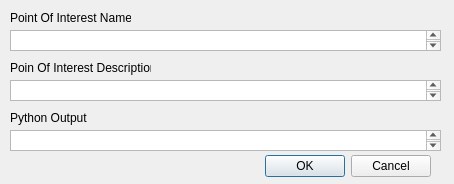
<?xml version="1.0" encoding="UTF-8"?>
<ui version="4.0">
 <class>NewPOI</class>
 <widget class="QDialog" name="NewPOI">
  <property name="geometry">
   <rect>
    <x>0</x>
    <y>0</y>
    <width>454</width>
    <height>184</height>
   </rect>
  </property>
  <property name="windowTitle">
   <string>Dialog</string>
  </property>
  <widget class="QLabel" name="poiTypeLabel">
   <property name="geometry">
    <rect>
     <x>10</x>
     <y>60</y>
     <width>141</width>
     <height>16</height>
    </rect>
   </property>
   <property name="text">
    <string>Poin Of Interest Description</string>
   </property>
  </widget>
  <widget class="QLabel" name="poiOutLabel">
   <property name="geometry">
    <rect>
     <x>10</x>
     <y>110</y>
     <width>81</width>
     <height>16</height>
    </rect>
   </property>
   <property name="text">
    <string>Python Output</string>
   </property>
  </widget>
  <widget class="QTextEdit" name="poiOutEdit">
   <property name="geometry">
    <rect>
     <x>10</x>
     <y>130</y>
     <width>431</width>
     <height>21</height>
    </rect>
   </property>
  </widget>
  <widget class="QDialogButtonBox" name="buttonBox">
   <property name="geometry">
    <rect>
     <x>90</x>
     <y>150</y>
     <width>341</width>
     <height>32</height>
    </rect>
   </property>
   <property name="orientation">
    <enum>Qt::Horizontal</enum>
   </property>
   <property name="standardButtons">
    <set>QDialogButtonBox::Cancel|QDialogButtonBox::Ok</set>
   </property>
  </widget>
  <widget class="QTextEdit" name="poiTypeEdit">
   <property name="geometry">
    <rect>
     <x>10</x>
     <y>80</y>
     <width>431</width>
     <height>21</height>
    </rect>
   </property>
  </widget>
  <widget class="QTextEdit" name="poiNameEdit">
   <property name="geometry">
    <rect>
     <x>10</x>
     <y>30</y>
     <width>431</width>
     <height>21</height>
    </rect>
   </property>
  </widget>
  <widget class="QLabel" name="poiNameLabel">
   <property name="geometry">
    <rect>
     <x>10</x>
     <y>10</y>
     <width>121</width>
     <height>16</height>
    </rect>
   </property>
   <property name="text">
    <string>Point Of Interest Name</string>
   </property>
  </widget>
 </widget>
 <resources/>
 <connections/>
</ui>
